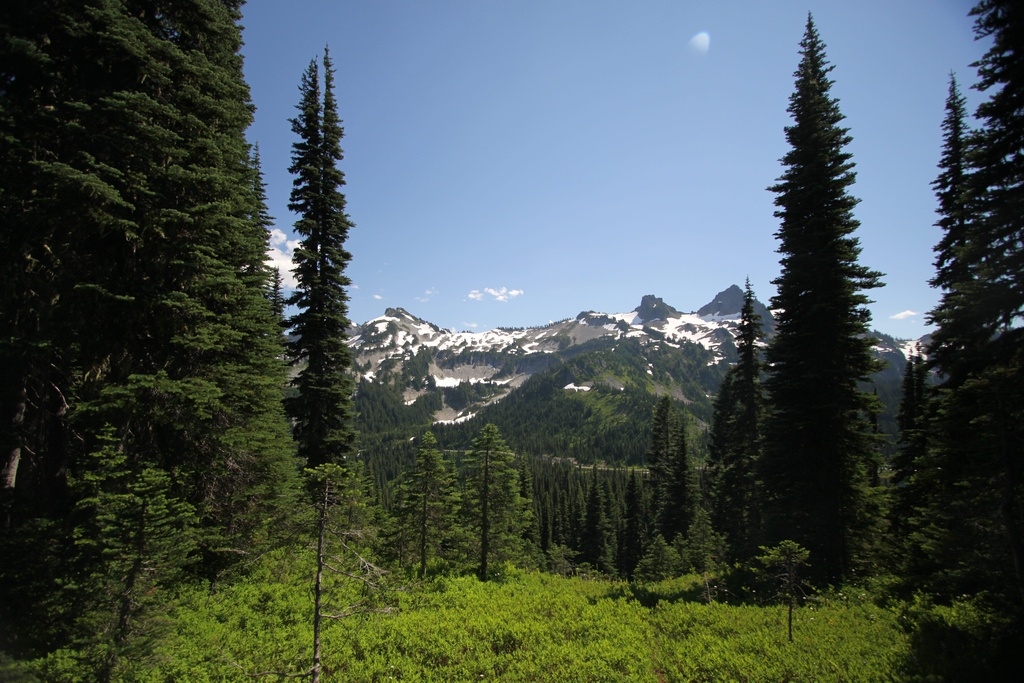
#> input picture scripts/nature.jpg, 1024 x 683 px
$ python MedianFilterA.py   (Python 2 division)
#> lines starting #> are read from the running program, lines starting #| are printed output that depends on the picture
from PIL import Image
from PIL import ImageFilter

im = Image.open("nature.jpg") # load image
#> im is the input picture: PIL image 1024x683 RGB; mean R, G, B 70.4, 82.2, 79.6
s = int(raw_input("enter smoothness: "))
#> the answer given: 3
if s < 0 or s > 10:
	print "smoothness must be in range [0, 10]"
	exit()

for i in range(s):
	print "processing: " + str(i + 1) + " of " + str(s)
	im = im.filter(ImageFilter.MedianFilter(5))
#> this loop made 3 passes
#> pass 2, `im = im.filter(ImageFilter.MedianFilter(5))`:
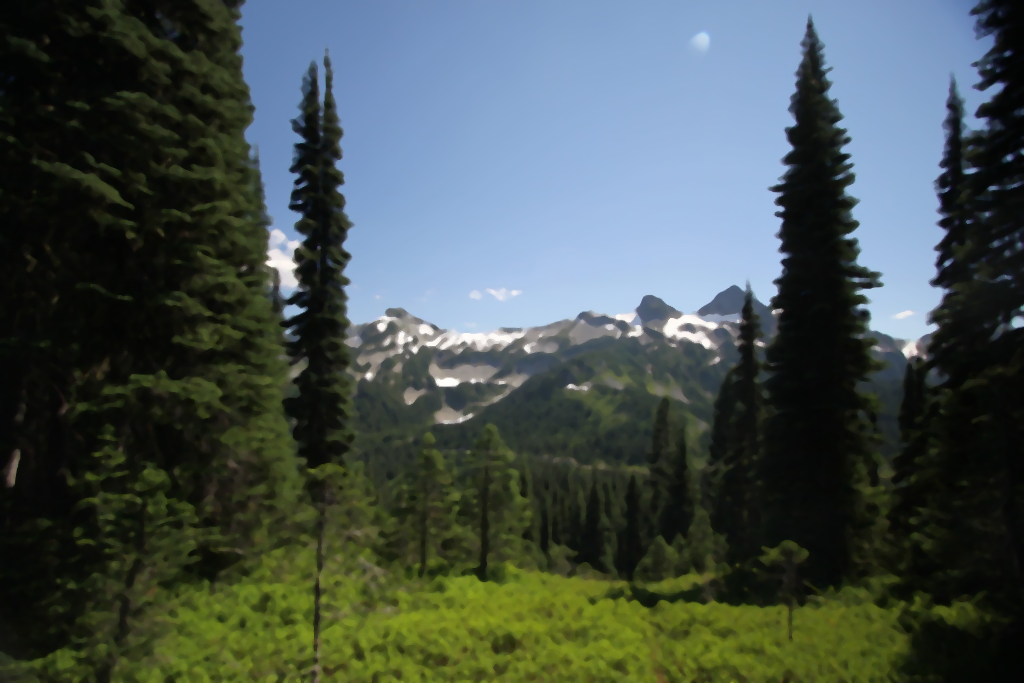
#> im: PIL image 1024x683 RGB; mean R, G, B 69.2, 80.9, 78.5
print "finished!"

imOutName = "nature" + str(s) + ".jpg"
im.save(imOutName, "JPEG")
im.show()
